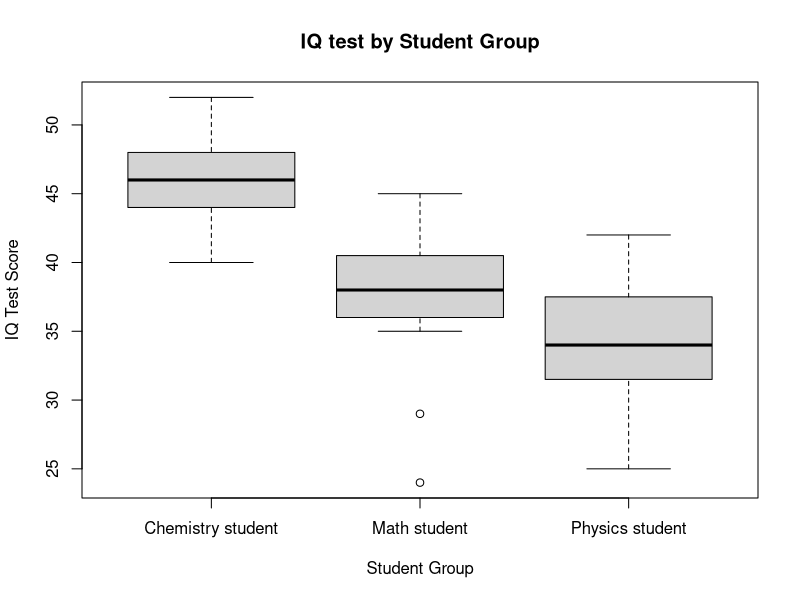
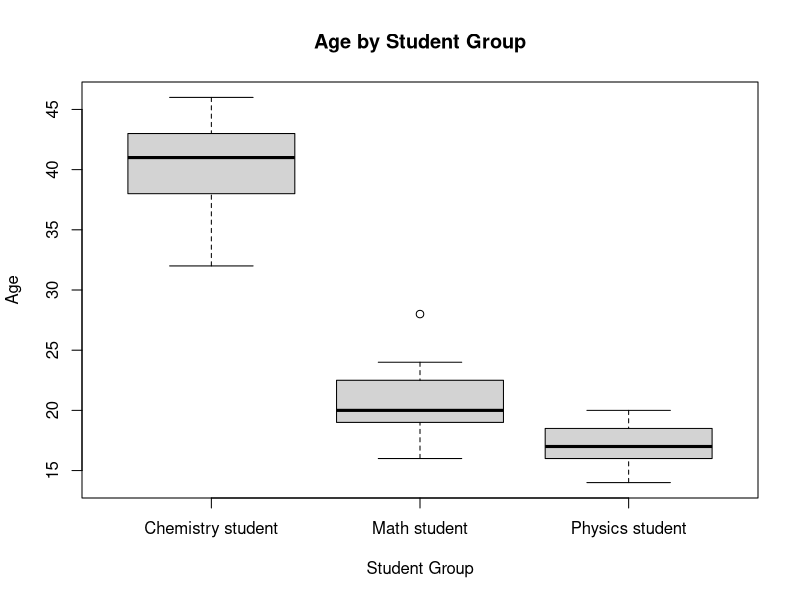

Write R code to recreate these figures, in order.
## ---- chunk 1
knitr::opts_chunk$set(echo = TRUE)
library(car)
library(emmeans)
## ---- chunk 2
dataSet <- read.csv("./A05.csv")
dataSet$group <- as.factor(dataSet$group)
attach(dataSet)
summary(dataSet)
## ---- chunk 3
boxplot(iq~group,data = dataSet, main="IQ test by Student Group", xlab="Student Group", 
        ylab="IQ Test Score")
boxplot(age~group,data = dataSet, main="Age by Student Group", xlab="Student Group", 
        ylab="Age")
## ---- chunk 4
summary(aov(iq~group,data = dataSet))
## ---- chunk 5
m <- aov(iq~group, data = dataSet)
TukeyHSD(m)
## ---- chunk 6
dataSet$g0 <- ifelse(group == 'Chemistry student', 1, 0)
dataSet$g1 <- ifelse(group=='Math student', 1, 0)
dataSet$g2 <- ifelse(group=='Physics student', 1, 0)
m1 <- lm(iq ~ g1+g2,data=dataSet)
anova(m1)
summary(m1)
## ---- chunk 7
m2<-lm(iq~group+age,data=dataSet)
Anova(m2,type=3)
## ---- chunk 8
(m2.emm <- emmeans(m2, 'group'))
